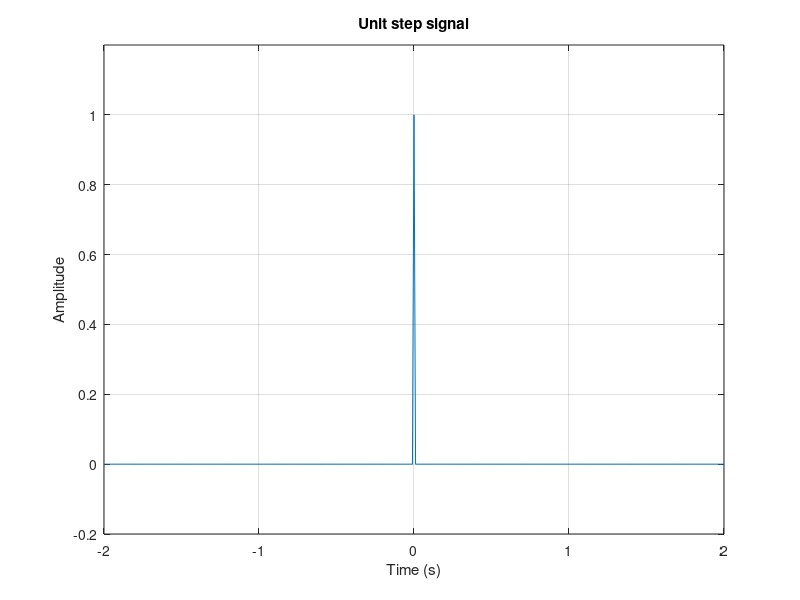

MATLAB code to generate this figure:
%name: Muhtasim Redwan
%date: 18/09/2024
%description: unit imuplse signal 

duration = 4;
fs = 100; % sampling frequency

t = -duration/2:1/fs:duration/2;

unit_impulse_signal = zeros(1,length(t));

for i=1:length(t)
    if t(i) == 0
        unit_impulse_signal(i) = 1;
    end
end

plot(t, unit_impulse_signal);
ylim([-.2 1.2]);
xlabel("Time (s)");
ylabel("Amplitude");
title("Unit step signal");
grid on;